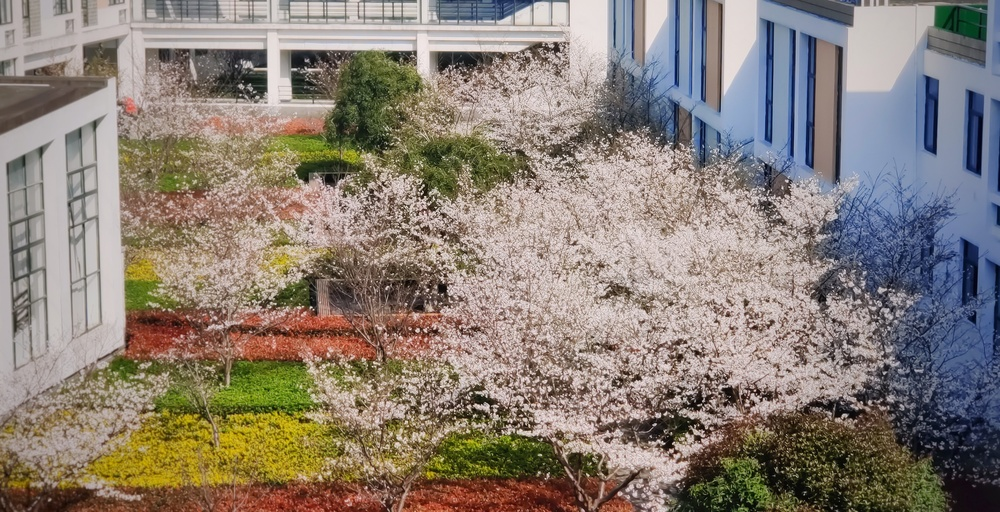
#> input picture week12/ntu.jpg, 1000 x 512 px, shrunk from 2875 x 1471 before the run
$ python 'E11-3190421049-肖涵.py'
#> lines starting #> are read from the running program, lines starting #| are printed output that depends on the picture
#!/usr/bin/ python
# -*- coding: utf-8 -*-
# @Time : 2021/6/1
# @Author : XIAO
# @File : 3190421049-肖涵.py
import numpy as np
import matplotlib.pyplot as plt
from PIL import Image
import time

image = Image.open('ntu.jpg')
#> image is the input picture: PIL image 1000x512 RGB; mean R, G, B 137.5, 126.9, 117.2
image = np.array(image)
height=image.shape[0]
#> height = 512
weight=image.shape[1]
#> weight = 1000
print("\n该方法在图片转化为numpy数组后,在拼接黑色MASK放大尺寸。相比原方法：即在黑色numpy中绘图，在处理较大尺寸图片时，效率是原方法的1000倍左右\n")
cuttinghigh=int(input("请输入裁剪Height(原图Height:{}):".format(image.shape[0])))
#> the answer given: 100
#> cuttinghigh = 100
cuttingweight=int(input("请输入裁剪Weight(原图Weight:{}):".format(image.shape[1])))
#> the answer given: 1
#> cuttingweight = 1
print("解析中……")
start=time.perf_counter()
if height%cuttinghigh:
    hcount=height//cuttinghigh+1
#> hcount = 6
else:
    hcount = height // cuttinghigh
if weight%cuttingweight:
    wcount=weight//cuttingweight+1
else:
    wcount = weight // cuttingweight
#> wcount = 1000

mask1 = np.zeros([hcount*cuttinghigh-height,weight,3],dtype="uint8")
image=np.vstack((image,mask1))
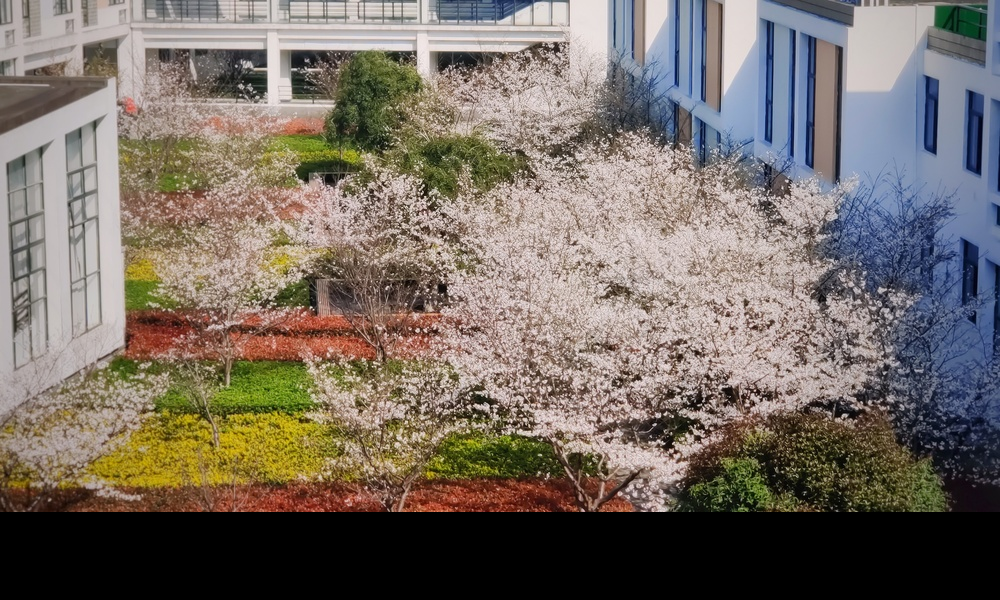
#> image: shape (600, 1000, 3); mean R, G, B 117.4, 108.3, 100
mask2 = np.zeros([hcount*cuttinghigh,wcount*cuttingweight-weight,3],dtype="uint8")
#> mask2 = empty array
image=np.hstack((image,mask2))
cost = (time.perf_counter() - start)
print("方法耗时:{}s".format(cost))
plt.imshow(image)
plt.show()

for i in range (0,hcount):
    for j in range(0,wcount):
        image_crop =image[i*cuttinghigh:(i+1)*cuttinghigh, j*cuttingweight:(j+1)*cuttingweight,:]
        txt='X'+str(i*cuttinghigh)+'Y'+str(j*cuttingweight)
        im_save = Image.fromarray(image_crop)
        im_save.save(txt+'.jpg')
